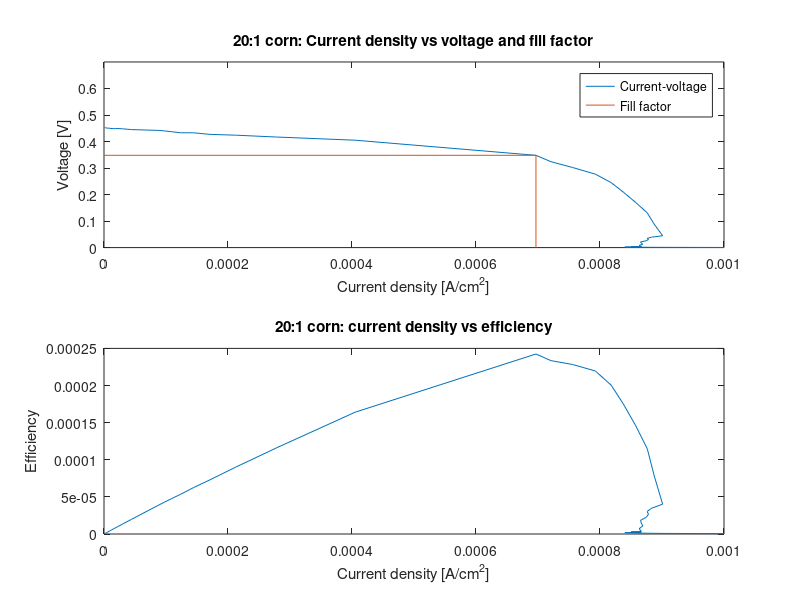
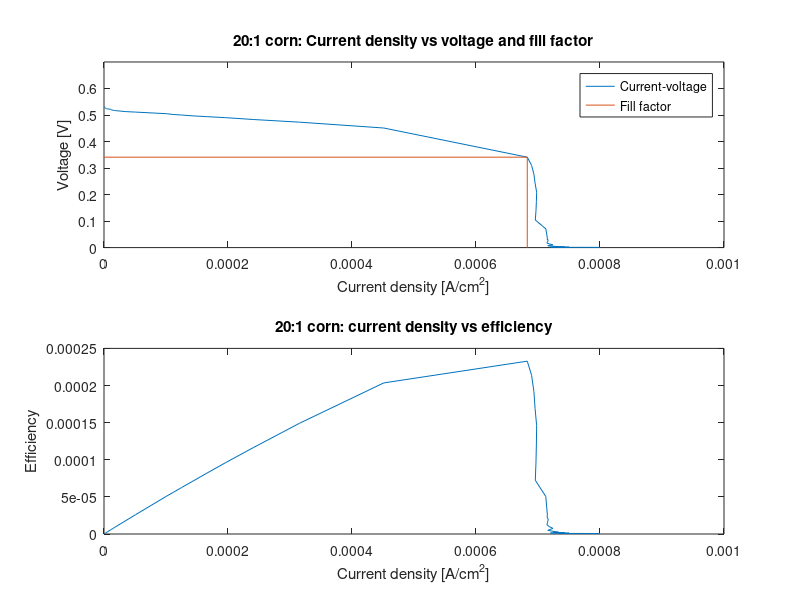

Write MATLAB code to recreate these figures, in order.
close all
clear

%corn maskingjorda
res = [999999 899999 799999 699999 599999 499999 399999 299999 199999 ...
    99999 89999 79999 69999 59999 49999 39999 29999 19999 ...
    9999 8999 7999 6999 5999 4999 3999 2999 1999 ...
    999 899 799 699 599 499 399 299 199 ...
    99 89 79 69 59 49 39 29 19 9 8 7 6 5 4 3 2 1 0];

a = 0.5*1; %area solar cell

oc1_V = 1e-3*[454 454 454 454 453 453 452 451 451 450 ...
    450 448 450 448 449 449 448 445 442 ...
    440 437 433 433 427 424 417 405 348 ...
    324 302 277 245 209 171 131 88.3 44.6 ...
    39.3 34.6 30.3 25.8 21.2 16.9 12.6 8.2 3.9 ...
    3.4 3.0 2.6 2.1 1.7 1.3 0.9 0.5 0];
oc1_I = oc1_V./res./a;
oc1_P = oc1_V.*oc1_I;

oc2_V = 1e-3.*[532 530 529 528 527 526 525 524 523 522 ...
    520 519 518 517 516 515 513 511 505 ...
    502 500 497 494 490 483 473 451 341 ...
    310 277 243 209 174 139 104 70.9 35.4 ...
    31.8 28.3 24.7 21.1 17.5 14.0 10.5 6.8 3.3 ...
    2.9 2.6 2.2 1.8 1.5 1.1 0.8 0.4 0];
oc2_I = oc2_V./res./a;
oc2_P = oc2_V.*oc2_I;
 
%x-y coordinates pmax
pmax1 = [6.967e-4 0.348];
pmax2 = [6.827e-4 0.341];

aff1 = 6.967e-4*0.348;
aff2 = 6.827e-4*0.341;

ffx1 = [pmax1(1) pmax1(1) 0];
ffy1 = [0 pmax1(2) pmax1(2)];
ffx2 = [pmax2(1) pmax2(1) 0];
ffy2 = [0 pmax2(2) pmax2(2)];

figure
subplot(2, 1, 1)
plot(oc1_I, oc1_V, ffx1, ffy1)
title('20:1 corn: Current density vs voltage and fill factor')
xlabel('Current density [A/cm^2]')
ylabel('Voltage [V]')
legend('Current-voltage', 'Fill factor')
axis([0 1e-3 0 0.7])
subplot(2, 1, 2)
plot(oc1_I, oc1_P)
title('20:1 corn: current density vs efficiency')
xlabel('Current density [A/cm^2]')
ylabel('Efficiency')
axis([0 1e-3 0 2.5e-4])

figure
subplot(2, 1, 1)
plot(oc2_I, oc2_V, ffx2, ffy2)
title('20:1 corn: Current density vs voltage and fill factor')
xlabel('Current density [A/cm^2]')
ylabel('Voltage [V]')
legend('Current-voltage', 'Fill factor')
axis([0 1e-3 0 0.7])
subplot(2, 1, 2)
plot(oc2_I, oc2_P)
title('20:1 corn: current density vs efficiency')
xlabel('Current density [A/cm^2]')
ylabel('Efficiency')
axis([0 1e-3 0 2.5e-4])